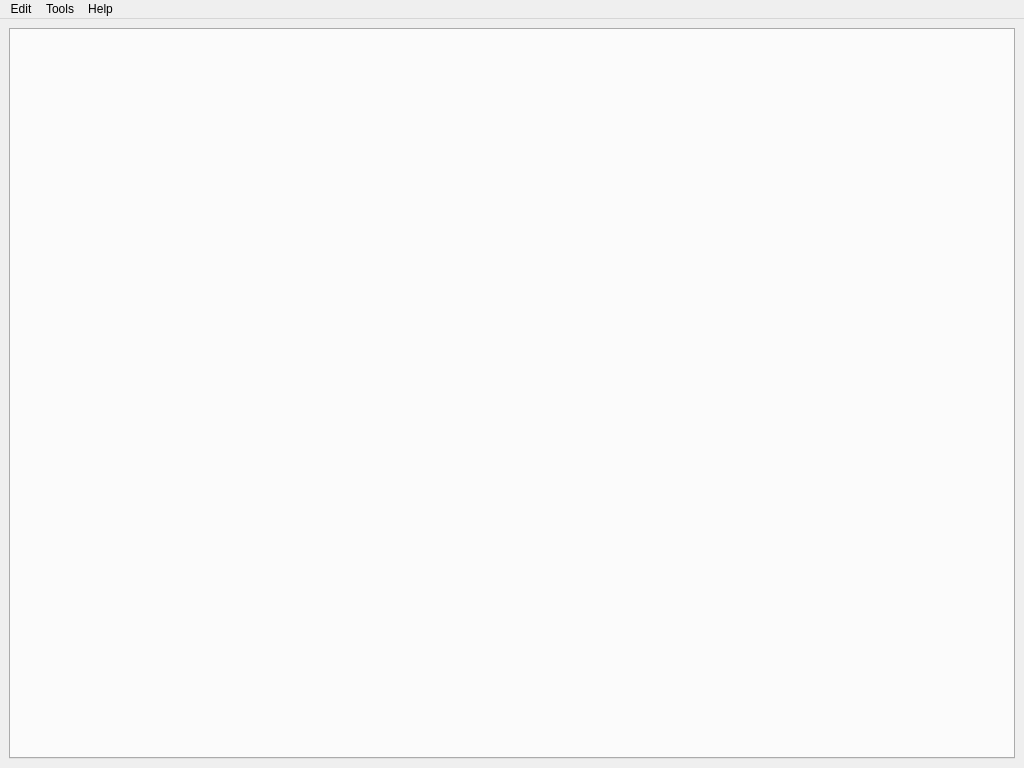
<?xml version="1.0" encoding="UTF-8"?>
<ui version="4.0">
 <class>MainWindow</class>
 <widget class="QMainWindow" name="MainWindow">
  <property name="geometry">
   <rect><x>0</x><y>0</y><width>1024</width><height>768</height></rect>
  </property>
  <property name="windowTitle"><string>SoftEdIBO - Robot Hospital</string></property>
  <property name="minimumSize">
   <size><width>1024</width><height>768</height></size>
  </property>
  <widget class="QWidget" name="centralwidget">
   <layout class="QVBoxLayout" name="verticalLayout">
    <item>
     <widget class="QTabWidget" name="tabs">
      <property name="whatsThis"><string>Main sections of the app: Home (overview), Participants, Session (run activities), Robots (hardware setup) and Data (recordings). Toggle the "?" button any time to see what a control does.</string></property>
     </widget>
    </item>
   </layout>
  </widget>
  <widget class="QMenuBar" name="menubar">
   <property name="geometry">
    <rect><x>0</x><y>0</y><width>1024</width><height>22</height></rect>
   </property>
   <widget class="QMenu" name="menuEdit">
    <property name="title"><string>Edit</string></property>
    <addaction name="actionSettings"/>
   </widget>
   <widget class="QMenu" name="menuTools">
    <property name="title"><string>Tools</string></property>
    <addaction name="actionFlashFirmware"/>
   </widget>
   <widget class="QMenu" name="menuHelp">
    <property name="title"><string>Help</string></property>
    <addaction name="actionCheckForUpdates"/>
    <addaction name="actionAbout"/>
   </widget>
   <addaction name="menuEdit"/>
   <addaction name="menuTools"/>
   <addaction name="menuHelp"/>
  </widget>
  <action name="actionSettings">
   <property name="text"><string>Settings...</string></property>
  </action>
  <action name="actionFlashFirmware">
   <property name="text"><string>Flash Firmware...</string></property>
  </action>
  <action name="actionCheckForUpdates">
   <property name="text"><string>Check for Updates...</string></property>
  </action>
  <action name="actionAbout">
   <property name="text"><string>About SoftEdIBO...</string></property>
  </action>
 </widget>
 <resources/>
 <connections/>
</ui>
